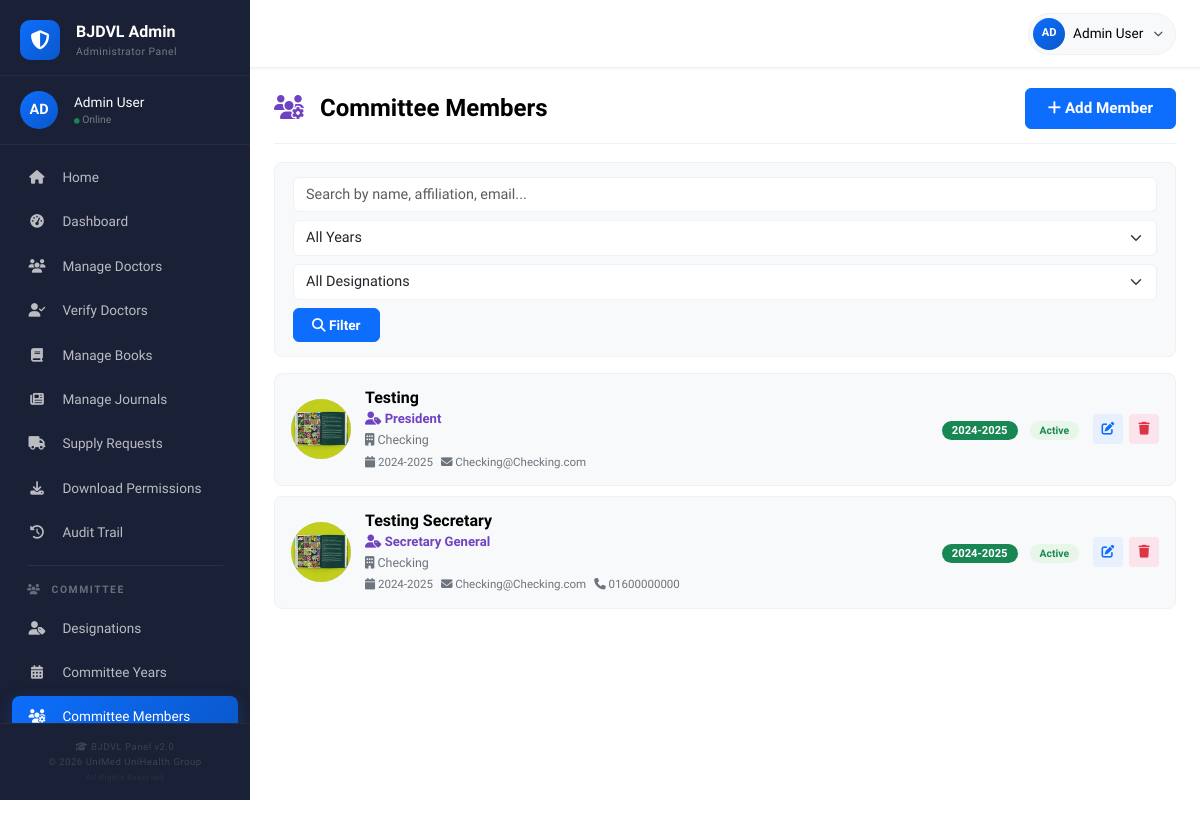
/admin/committee_members.php (signed in), run on the app's committed database.
### tables this page shows
CREATE TABLE `committee_members` (
  `id` int(11) NOT NULL,
  `year_id` int(11) NOT NULL,
  `designation_id` int(11) NOT NULL,
  `name` varchar(150) NOT NULL,
  `photo` varchar(255) DEFAULT NULL,
  `affiliation` varchar(255) DEFAULT NULL,
  `bio` text DEFAULT NULL,
  `email` varchar(150) DEFAULT NULL,
  `phone` varchar(50) DEFAULT NULL,
  `display_order` int(11) DEFAULT 0,
  `status` tinyint(1) DEFAULT 1,
  `created_at` timestamp NOT NULL DEFAULT current_timestamp(),
  `updated_at` timestamp NULL DEFAULT NULL ON UPDATE current_timestamp()
);

CREATE TABLE `designations` (
  `id` int(11) NOT NULL,
  `name` varchar(100) NOT NULL,
  `description` varchar(255) DEFAULT NULL,
  `sort_order` int(11) DEFAULT 0,
  `status` tinyint(1) DEFAULT 1,
  `created_at` timestamp NOT NULL DEFAULT current_timestamp()
);

CREATE TABLE `committee_years` (
  `id` int(11) NOT NULL,
  `year_label` varchar(50) NOT NULL,
  `start_date` date DEFAULT NULL,
  `end_date` date DEFAULT NULL,
  `is_current` tinyint(1) DEFAULT 0,
  `status` tinyint(1) DEFAULT 1,
  `created_at` timestamp NOT NULL DEFAULT current_timestamp()
);

### admin/committee_members.php (the view, shortened to what this page needs)
<?php
$db = Database::getInstance()->getConnection();
$uploadDir = __DIR__ . '/../uploads/committee/';
$searchQuery = isset($_GET['search']) ? sanitize($_GET['search']) : '';
$where = [];
$whereClause = !empty($where) ? "WHERE " . implode(" AND ", $where) : "";
$sql = "SELECT m.*, y.year_label, d.name as designation_name
        FROM committee_members m
        JOIN committee_years y ON m.year_id = y.id
        JOIN designations d ON m.designation_id = d.id
        $whereClause
        ORDER BY y.year_label DESC, d.sort_order ASC, m.display_order ASC, m.name ASC";
$stmt = $db->prepare($sql);
$stmt->execute();
$members = $stmt->get_result()->fetch_all(MYSQLI_ASSOC);
$years = $db->query("SELECT * FROM committee_years WHERE status = 1 ORDER BY year_label DESC")->fetch_all(MYSQLI_ASSOC);
$designations = $db->query("SELECT * FROM designations WHERE status = 1 ORDER BY sort_order ASC, name ASC")->fetch_all(MYSQLI_ASSOC);
?>
<!DOCTYPE html>
<html lang="en">
<head>
    <link href="https://cdn.jsdelivr.net/npm/bootstrap@5.3.0/dist/css/bootstrap.min.css" rel="stylesheet">
    <link rel="stylesheet" href="https://cdnjs.cloudflare.com/ajax/libs/font-awesome/6.4.0/css/all.min.css">
</head>
<body>
    <?php include __DIR__ . '/../includes/admin_nav.php'; ?>
    <div class="container-fluid">
        <div class="row">
            <?php include __DIR__ . '/../includes/admin_sidebar.php'; ?>
            <main class="main-content">
                <div class="page-header">
                    <h1><i class="fas fa-users-cog"></i> Committee Members</h1>
                    <button class="btn btn-primary btn-add" data-bs-toggle="modal" data-bs-target="#addModal"
                            <?php echo (empty($years) || empty($designations)) ? 'disabled title="Add years & designations first"' : ''; ?>>
                        <i class="fas fa-plus"></i> Add Member
                    </button>
                </div>
                <div class="filter-section">
                    <form method="GET" class="filter-group d-flex flex-wrap gap-2" style="flex:1;">
                        <input type="text" class="form-control" name="search" placeholder="Search by name, affiliation, email..." value="<?php echo htmlspecialchars($searchQuery); ?>">
                        <select class="form-select" name="year">
                            <option value="0">All Years</option>
                        </select>
                        <select class="form-select" name="designation">
                            <option value="0">All Designations</option>
                        </select>
                        <button type="submit" class="btn btn-primary">
                            <i class="fas fa-search"></i> Filter
                        </button>
                    </form>
                </div>
                <?php if (empty($members)): ?>
                    <div class="empty-state">
                        <i class="fas fa-users"></i>
                        <h5>No members found</h5>
                        <p>Add committee members using the button above.</p>
                    </div>
                <?php else: ?>
                    <?php foreach ($members as $m): ?>
                    <div class="member-card-admin">
                        <div class="photo-wrap">
                            <?php if (!empty($m['photo']) && file_exists($uploadDir . $m['photo'])): ?>
                                <img src="/uploads/committee/<?php echo htmlspecialchars($m['photo']); ?>" alt="<?php echo htmlspecialchars($m['name']); ?>">
                            <?php else: ?>
                                <?php echo strtoupper(substr($m['name'], 0, 1)); ?>
                            <?php endif; ?>
                        </div>
                        <div class="info">
                            <h6><?php echo htmlspecialchars($m['name']); ?></h6>
                            <div class="desig">
                                <i class="fas fa-user-tag"></i> <?php echo htmlspecialchars($m['designation_name']); ?>
                            </div>
                            <?php if ($m['affiliation']): ?>
                                <div class="affil"><i class="fas fa-building"></i> <?php echo htmlspecialchars($m['affiliation']); ?></div>
                            <?php endif; ?>
                            <div class="meta">
                                <span><i class="fas fa-calendar"></i> <?php echo htmlspecialchars($m['year_label']); ?></span>
                                <?php if ($m['email']): ?><span><i class="fas fa-envelope"></i> <?php echo htmlspecialchars($m['email']); ?></span><?php endif; ?>
                                <?php if ($m['phone']): ?><span><i class="fas fa-phone"></i> <?php echo htmlspecialchars($m['phone']); ?></span><?php endif; ?>
                            </div>
                        </div>
                        <div>
                            <span class="badge-year me-2"><?php echo htmlspecialchars($m['year_label']); ?></span>
                            <span class="badge-status <?php echo $m['status'] ? 'active' : 'inactive'; ?>">
                                <?php echo $m['status'] ? 'Active' : 'Inactive'; ?>
                            </span>
                        </div>
                        <div class="actions">
                            <a href="edit_committee_member.php?id=<?php echo $m['id']; ?>" class="action-btn edit" title="Edit">
                                <i class="fas fa-edit"></i>
                            </a>
                            <a href="?delete=1&id=<?php echo $m['id']; ?>" class="action-btn delete"
                               onclick="return confirm('Delete this committee member?')" title="Delete">
                                <i class="fas fa-trash"></i>
                            </a>
                        </div>
                    </div>
                    <?php endforeach; ?>
                <?php endif; ?>
            </main>
        </div>
    </div>
</body>
</html>

### admin/committee_members.php (style rules this page uses)
* { margin: 0; padding: 0; box-sizing: border-box; }
body { font-family: 'Cambria', Georgia, serif; background: #fff; color: #000; overflow-x: hidden; font-size: 16px; }
.main-content { margin-left: 250px; padding: 20px 24px 24px; min-height: 100vh; max-width: calc(100% - 250px); background: #fff; }
.page-header { display: flex; justify-content: space-between; align-items: center; flex-wrap: wrap; padding: 0 0 14px 0; border-bottom: 1px solid #eef1f5; margin-bottom: 18px; }
.page-header h1 { font-weight: 700; font-size: 1.5rem; margin: 0; }
.page-header h1 i { color: #6f42c1; margin-right: 10px; }
.page-header .btn-add { font-weight: 600; padding: 8px 22px; border-radius: 6px; font-size: 0.95rem; }
.filter-section { background: #f8f9fa; border-radius: 8px; border: 1px solid #eef1f5; padding: 14px 18px; margin-bottom: 16px; display: flex; flex-wrap: wrap; gap: 10px; align-items: center; }
.filter-section .filter-group { display: flex; flex-wrap: wrap; gap: 8px; align-items: center; flex: 1; }
.filter-section .form-control, .filter-section .form-select { font-size: 0.9rem; padding: 6px 12px; border-radius: 6px; border: 1.5px solid #eef1f5; min-width: 150px; }
.filter-section .btn { font-weight: 600; font-size: 0.85rem; padding: 6px 18px; border-radius: 6px; }
.member-card-admin { background: #f8f9fa; border: 1px solid #eef1f5; border-radius: 8px; padding: 14px 16px; margin-bottom: 10px; display: flex; gap: 14px; align-items: center; transition: all 0.2s; }
.member-card-admin .photo-wrap { width: 60px; height: 60px; border-radius: 50%; overflow: hidden; background: linear-gradient(135deg, #e8e0f9, #d4c7f5); display: flex; align-items: center; justify-content: center; color: #6f42c1; font-size: 1.4rem; flex-shrink: 0; font-weight: 700; }
.member-card-admin .photo-wrap img { width: 100%; height: 100%; object-fit: cover; }
.member-card-admin .info { flex: 1; min-width: 0; }
.member-card-admin .info h6 { font-weight: 700; font-size: 1rem; margin-bottom: 2px; }
.member-card-admin .info .desig { font-size: 0.82rem; color: #6f42c1; font-weight: 600; }
.member-card-admin .info .affil { font-size: 0.78rem; color: #6c757d; margin-top: 2px; }
.member-card-admin .info .meta { font-size: 0.72rem; color: #6c757d; margin-top: 4px; display: flex; gap: 8px; flex-wrap: wrap; }
.member-card-admin .actions { display: flex; gap: 6px; flex-shrink: 0; }
.badge-status { padding: 3px 10px; border-radius: 10px; font-size: 0.65rem; font-weight: 600; }
.badge-status.active { background: #e8f5e9; color: #198754; }
.badge-year { font-size: 0.7rem; background: #198754; color: #fff; padding: 3px 10px; border-radius: 10px; font-weight: 600; }
.action-btn { width: 30px; height: 30px; border-radius: 4px; border: none; display: inline-flex; align-items: center; justify-content: center; font-size: 0.8rem; cursor: pointer; text-decoration: none; transition: all 0.2s; }
.action-btn.edit { background: #e8f0fe; color: #0d6efd; }
.action-btn.delete { background: #fce4ec; color: #dc3545; }
.form-control, .form-select { border-radius: 6px; border: 1.5px solid #eef1f5; padding: 8px 14px; }

### data on the page
committee_members: photo (picture), name "Testing", designation.name "President", affiliation "Checking", year.year_label "2024-2025", email "Checking@Checking.com", status "Active"
committee_members: photo (picture), name "Testing Secretary", designation.name "Secretary General", affiliation "Checking", year.year_label "2024-2025", email "Checking@Checking.com", phone "01600000000", status "Active"

### other printed values
substr($_SESSION['user_name'] ?? 'A', 0, 2) "AD"
$_SESSION['user_name'] "Admin User"
